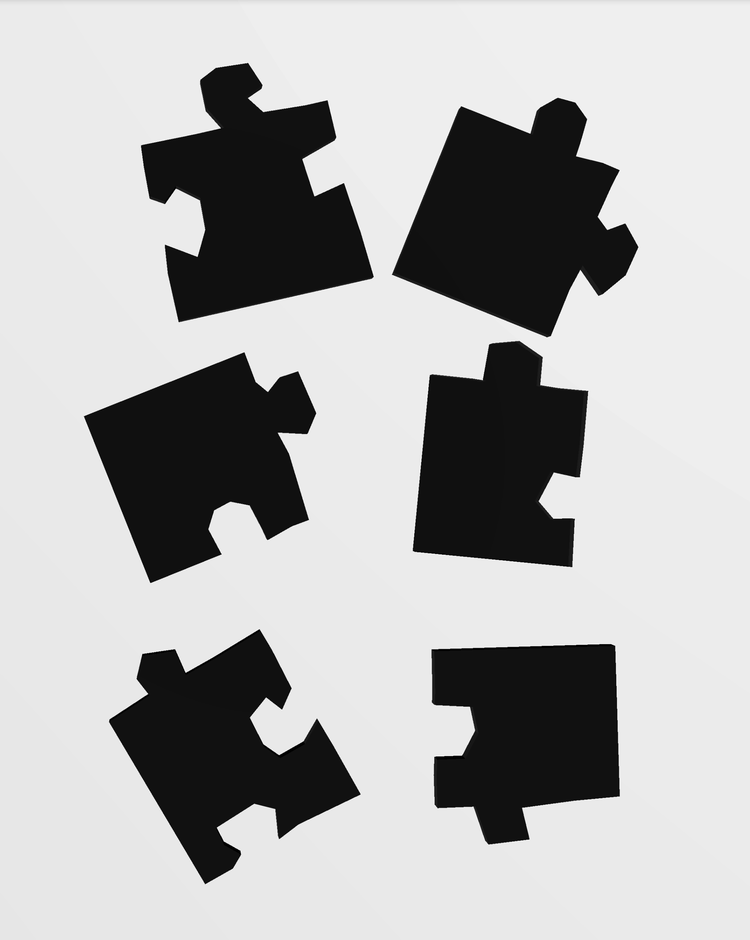
#> input picture data/image-007.png, 750 x 940 px, shrunk from 2064 x 2586 before the run
$ jupyter execute 01_Preprocessing.ipynb
#> lines starting #> are read from the running program, lines starting #| are printed output that depends on the picture; after the words box and inside, x2 and y2 are one past the last pixel; in counts of white or black regions, pixels touching at a corner belong together
# 01 - Image Preprocessing

## Übersicht
Hier wird versucht die vorgebenen Rohbilder auf die Vearbeitung zu vorbereiten. Es würden folgende Ansätze versucht:

1. **Grayscale Conversion** - RGB → Graustufen
2. **Noise Reduction** - Gaussian Blur
3. **Thresholding** - Graustufen → Binär (0/255)
4. **Morphological Operations** - Artefakte entfernen

### Installation von packages

[cell 1]
import cv2
import numpy as np
import matplotlib.pyplot as plt
import sys

### Bild laden

[cell 2]
image_path = '../data/image-007.png'
image = cv2.imread(image_path)
#> image is the input picture: shape (940, 750, 3); mean B, G, R 176, 176, 176

plt.imshow(cv2.cvtColor(image, cv2.COLOR_BGR2RGB))
plt.title('Original Image', fontsize=16)
plt.axis('off')
plt.show()

print(f'Shape: {image.shape}')
#| Shape: (940, 750, 3)

### 1. Grayscale Conversion

Da viele Algorithmen auf Graustufenbilder arbeiten, da sie auf intensitätsbasiert Informationen stammen.

[cell 3]
gray = cv2.cvtColor(image, cv2.COLOR_BGR2GRAY)

fig, axes = plt.subplots(1, 2, figsize=(12, 5))
axes[0].imshow(cv2.cvtColor(image, cv2.COLOR_BGR2RGB))
axes[0].set_title('RGB', fontsize=14)
axes[0].axis('off')

axes[1].imshow(gray, cmap='gray')
axes[1].set_title('Grayscale', fontsize=14)
axes[1].axis('off')

plt.tight_layout()
plt.show()
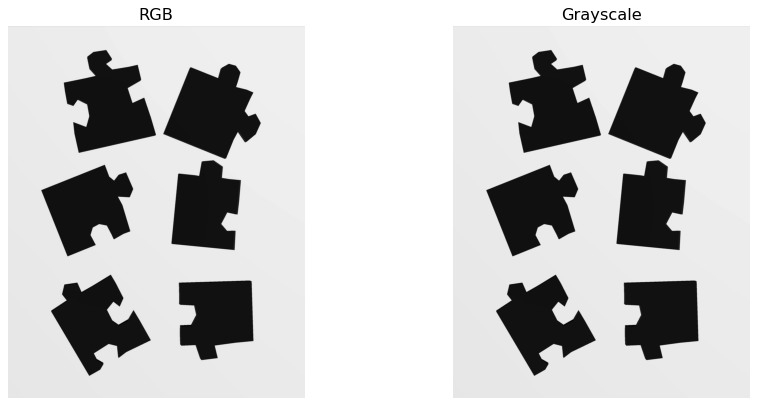
#> figure drawn by matplotlib, 2 panels

### 2. Noise Reduction - Gaussian Blur

Bei der Noise Reduction haben wir festgestellt dass Gaussian Blur wird bevorzugt, weil er Rauschen effektiv glättet, ohne Kanten stark zu verzerren, und weil seine gaussförmige Gewichtung ein natürliches, artefaktfreies Ergebnis liefert, das optimal für weitere Bildverarbeitungsschritte ist. Zudem wurde festgestellt beim Detailgehalt auf 5x5 (Default) zu bleiben, da es eine Ausgewogene Glättung zurückgibt.

[cell 4]
blur_3 = cv2.GaussianBlur(gray, (3, 3), 0)
blur_5 = cv2.GaussianBlur(gray, (5, 5), 0)
blur_7 = cv2.GaussianBlur(gray, (7, 7), 0)

fig, axes = plt.subplots(1, 4, figsize=(16, 4))
axes[0].imshow(gray, cmap='gray')
axes[0].set_title('Original')
axes[1].imshow(blur_3, cmap='gray')
axes[1].set_title('3x3')
axes[2].imshow(blur_5, cmap='gray')
axes[2].set_title('5x5')
axes[3].imshow(blur_7, cmap='gray')
axes[3].set_title('7x7')

for ax in axes:
    ax.axis('off')
plt.tight_layout()
plt.show()
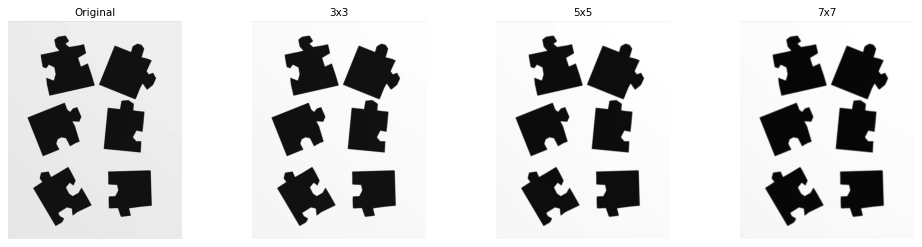
#> figure drawn by matplotlib, 4 panels

### 3. Thresholding
Beim Thresholding trennt man das Bild in Vorder- und Hintergrund, wobei sich zeigt, dass ein fixer Wert oft unzuverlässig ist, da er stark von der Beleuchtung abhängt. Otsu’s Methode liefert hier meist bessere Ergebnisse, weil sie den optimalen Schwellwert automatisch aus dem Histogramm bestimmt. Für Bereiche mit ungleichmäßiger Helligkeit eignet sich zudem das adaptive Thresholding, das lokale Schwellen berechnet und dadurch auch feine Strukturen stabil erfasst.

[cell 5]
blurred = cv2.GaussianBlur(gray, (5, 5), 0)

_, thresh_fixed = cv2.threshold(blurred, 127, 255, cv2.THRESH_BINARY)
#> thresh_fixed: shape (940, 750); 73% white; 6 black regions, box (x1, y1, x2, y2) and area: (393, 98, 638, 337) 35787, (141, 63, 373, 322) 34484, (84, 353, 316, 583) 31588, (109, 630, 360, 884) 30760, (413, 341, 588, 567) 29009, (432, 644, 620, 844) 28854
otsu_val, thresh_otsu = cv2.threshold(blurred, 0, 255, cv2.THRESH_BINARY + cv2.THRESH_OTSU)
#> thresh_otsu: shape (940, 750); 73% white; 6 black regions, box (x1, y1, x2, y2) and area: (393, 98, 638, 337) 35774, (141, 63, 373, 322) 34468, (84, 353, 316, 583) 31573, (109, 630, 360, 884) 30750, (413, 341, 588, 567) 28997, (432, 644, 620, 844) 28847
#> otsu_val = 126
thresh_adaptive = cv2.adaptiveThreshold(blurred, 255, cv2.ADAPTIVE_THRESH_GAUSSIAN_C, cv2.THRESH_BINARY, 11, 2)
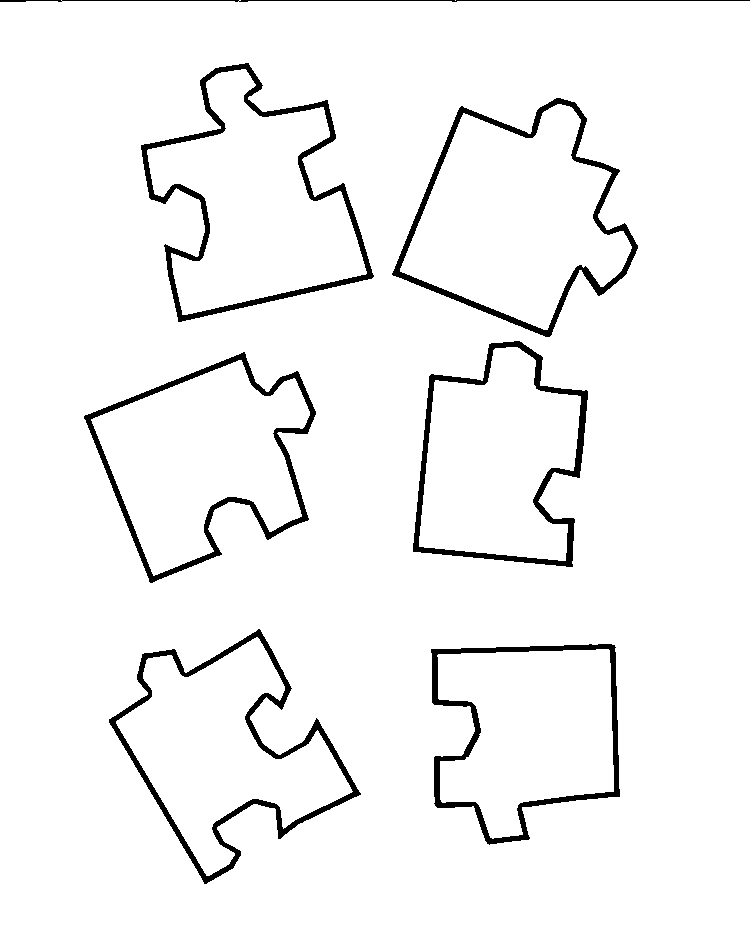
#> thresh_adaptive: shape (940, 750); 95.9% white; 7 black regions, largest, box (x1, y1, x2, y2) and area: (141, 63, 374, 322) 5457, (109, 629, 361, 884) 5180, (392, 98, 638, 337) 4679

fig, axes = plt.subplots(1, 3, figsize=(15, 5))
axes[0].imshow(thresh_fixed, cmap='gray')
axes[0].set_title('Fixed (T=127)')
axes[1].imshow(thresh_otsu, cmap='gray')
axes[1].set_title(f'OTSU (T={otsu_val:.0f})')
axes[2].imshow(thresh_adaptive, cmap='gray')
axes[2].set_title('Adaptive')

for ax in axes:
    ax.axis('off')
plt.tight_layout()
plt.show()
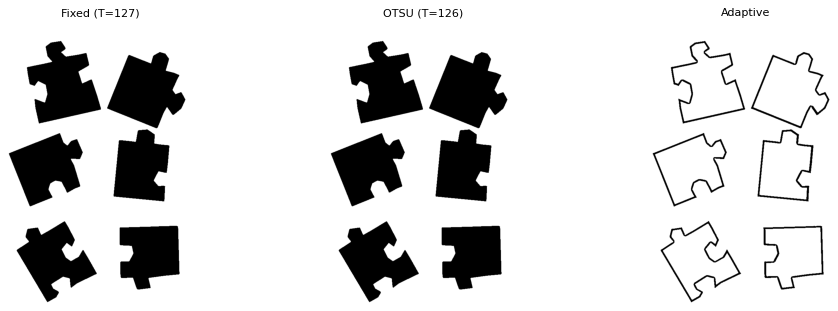
#> figure drawn by matplotlib, 3 panels

print(f'OTSU auto-selected threshold: {otsu_val:.1f}')
#| OTSU auto-selected threshold: 126.0

### 4. Morphological Operations
Morphological Operations helfen dabei, die binäre Maske weiter zu bereinigen: Opening entfernt kleine helle Störpunkte, während Closing kleine dunkle Lücken füllt. Für besonders unruhige Masken kann eine Kombination aus Opening + Closing ein sehr sauberes Ergebnis liefern. In unserem Fall wurde die finale Kombination jedoch nicht verwendet, weil sie die Puzzle-Kontur leicht glättete und dadurch feine Details an den Kanten verloren gingen – was für die spätere Formanalyse unerwünscht gewesen wäre.

[cell 6]
kernel = np.ones((3, 3), np.uint8)

opened = cv2.morphologyEx(thresh_otsu, cv2.MORPH_OPEN, kernel, iterations=1)
#> opened: shape (940, 750); 73% white; 6 black regions, box (x1, y1, x2, y2) and area: (393, 98, 638, 337) 35778, (141, 63, 373, 322) 34472, (84, 353, 316, 583) 31573, (109, 630, 360, 884) 30757, (413, 341, 588, 567) 29001, (432, 644, 620, 844) 28848
closed = cv2.morphologyEx(thresh_otsu, cv2.MORPH_CLOSE, kernel, iterations=1)
#> closed: shape (940, 750); 73% white; 6 black regions, box (x1, y1, x2, y2) and area: (393, 98, 638, 337) 35772, (141, 63, 373, 322) 34465, (85, 353, 316, 582) 31571, (109, 630, 360, 883) 30745, (413, 341, 588, 567) 28996, (432, 644, 620, 844) 28847
final = cv2.morphologyEx(opened, cv2.MORPH_CLOSE, kernel, iterations=1)
#> final: shape (940, 750); 73% white; 6 black regions, box (x1, y1, x2, y2) and area: (393, 98, 638, 337) 35776, (141, 63, 373, 322) 34469, (85, 353, 316, 582) 31571, (109, 630, 360, 883) 30752, (413, 341, 588, 567) 29000, (432, 644, 620, 844) 28848

fig, axes = plt.subplots(1, 4, figsize=(16, 4))
axes[0].imshow(thresh_otsu, cmap='gray')
axes[0].set_title('OTSU Binary')
axes[1].imshow(opened, cmap='gray')
axes[1].set_title('Opening')
axes[2].imshow(closed, cmap='gray')
axes[2].set_title('Closing')
axes[3].imshow(final, cmap='gray')
axes[3].set_title('Open+Close')

for ax in axes:
    ax.axis('off')
plt.tight_layout()
plt.show()

### 5. Adaptive Threshold für dunkles Material (PMMA Carbon)
Für dunkle Materialien wie PMMA Carbon, das matt und lichtschluckend ist, stößt Otsu's Methode an ihre Grenzen, da das Histogramm keinen klaren bimodalen Kontrast aufweist. Die Kombination aus CLAHE und adaptivem Thresholding bietet hier einen robusteren Ansatz: Verstärkt zunächst lokal den Kontrast, während das adaptive Thresholding anschließend mit lokalen Schwellwerten arbeitet und so auch bei ungleichmäßiger Beleuchtung zuverlässige Ergebnisse liefert.

Da aktuell nur ein Simulator umgesetzt wird, ist diese Methode nicht sinnvoll testbar – sie wurde jedoch als vielversprechende Option für den späteren Einsatz mit echtem PMMA Carbon dokumentiert

[cell 7]
def adaptive_threshold_clahe(image, clip_limit=2.0, block_size=11):
    # Convert to grayscale
#> called with clip_limit = 2, block_size = 11
    gray = cv2.cvtColor(image, cv2.COLOR_BGR2GRAY)

    # CLAHE: Kontrastverstärkung
    clahe = cv2.createCLAHE(clipLimit=clip_limit, tileGridSize=(8, 8))
    enhanced = clahe.apply(gray)

    # Adaptive Threshold
    binary = cv2.adaptiveThreshold(
        enhanced, 255,
        cv2.ADAPTIVE_THRESH_GAUSSIAN_C,
        cv2.THRESH_BINARY_INV,
        blockSize=block_size,
        C=2
    )
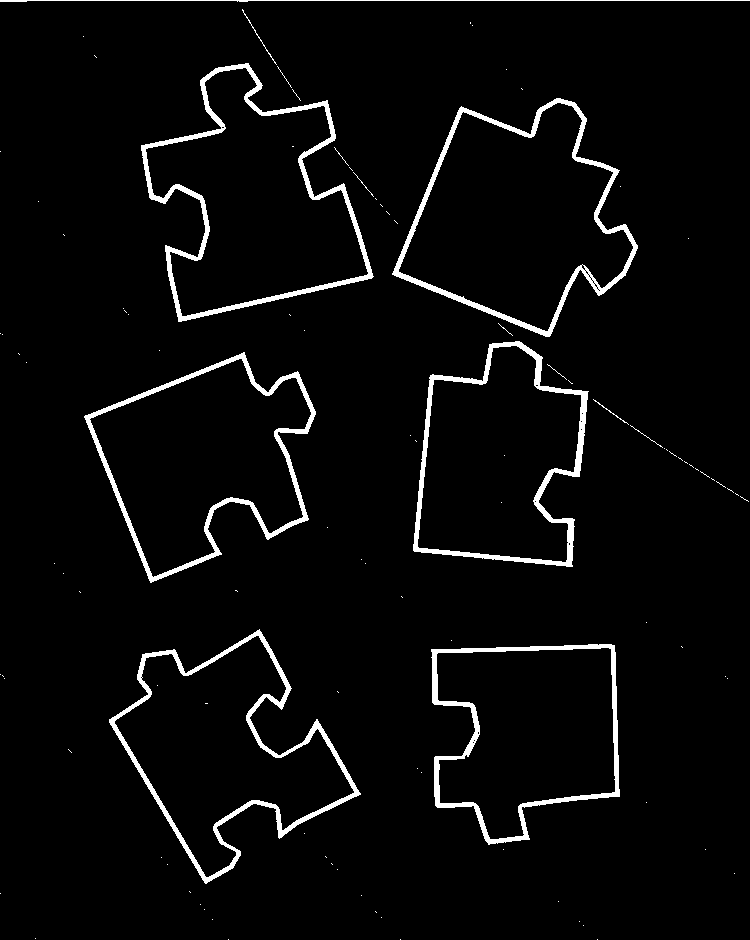
#> binary: shape (940, 750); 3.8% white; 108 white regions (94 under 20 px), largest, box (x1, y1, x2, y2) and area: (141, 63, 374, 322) 4927, (109, 629, 361, 884) 4557, (392, 98, 638, 337) 4239

    return binary, enhanced

# Anwendung
adaptive_binary, enhanced_gray = adaptive_threshold_clahe(image)

# Vergleich: OTSU vs Adaptive CLAHE
fig, axes = plt.subplots(2, 3, figsize=(18, 12))

axes[0, 0].imshow(cv2.cvtColor(image, cv2.COLOR_BGR2RGB))
axes[0, 0].set_title('Original (PMMA Carbon Simulation)', fontsize=12)
axes[0, 0].axis('off')

axes[0, 1].imshow(gray, cmap='gray')
axes[0, 1].set_title('Standard Grayscale', fontsize=12)
axes[0, 1].axis('off')

axes[0, 2].imshow(enhanced_gray, cmap='gray')
axes[0, 2].set_title('CLAHE Enhanced', fontsize=12)
axes[0, 2].axis('off')

# Histogramme
axes[1, 0].hist(gray.ravel(), bins=256, range=[0, 256], color='gray', alpha=0.7)
axes[1, 0].set_title('Histogram: Original', fontsize=12)
axes[1, 0].set_xlabel('Pixel Intensity')
axes[1, 0].set_ylabel('Frequency')

axes[1, 1].imshow(thresh_otsu, cmap='gray')
axes[1, 1].set_title(f'OTSU Threshold (T={otsu_val:.0f})', fontsize=12)
axes[1, 1].axis('off')

axes[1, 2].imshow(adaptive_binary, cmap='gray')
axes[1, 2].set_title('Adaptive CLAHE Threshold', fontsize=12)
axes[1, 2].axis('off')

plt.tight_layout()
plt.show()
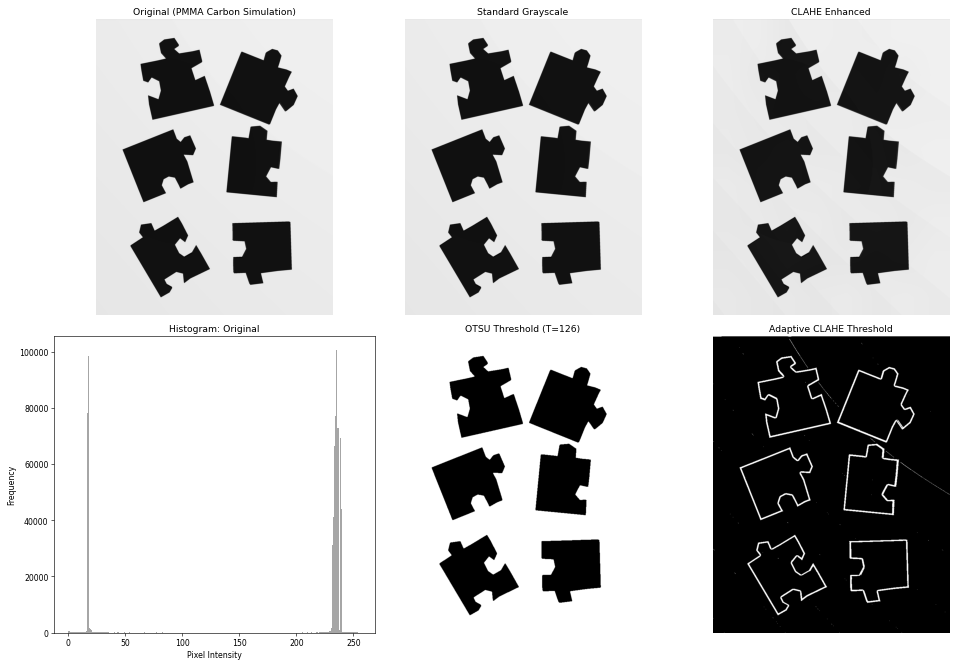
#> figure drawn by matplotlib, 6 panels; panel 4: tallest bar 100596 high, from x = 235 to 236

$ run again, with data/image-003.png copied over data/image-007.png
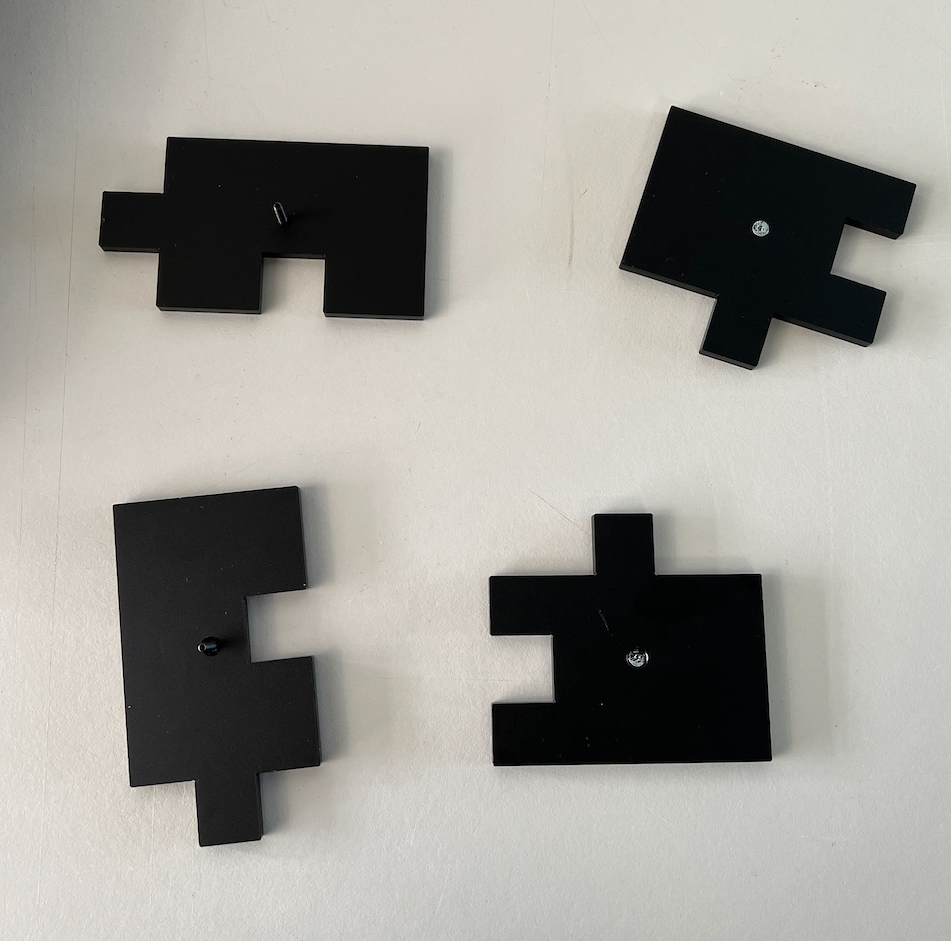
#> input picture data/image-003.png, 951 x 941 px
#> image is the input picture: shape (941, 951, 3); mean B, G, R 150.9, 157.2, 159
#| Shape: (941, 951, 3)
#> `_, thresh_fixed = cv2.threshold(blurred, 127, 255, cv2.THRESH_BINARY)`:
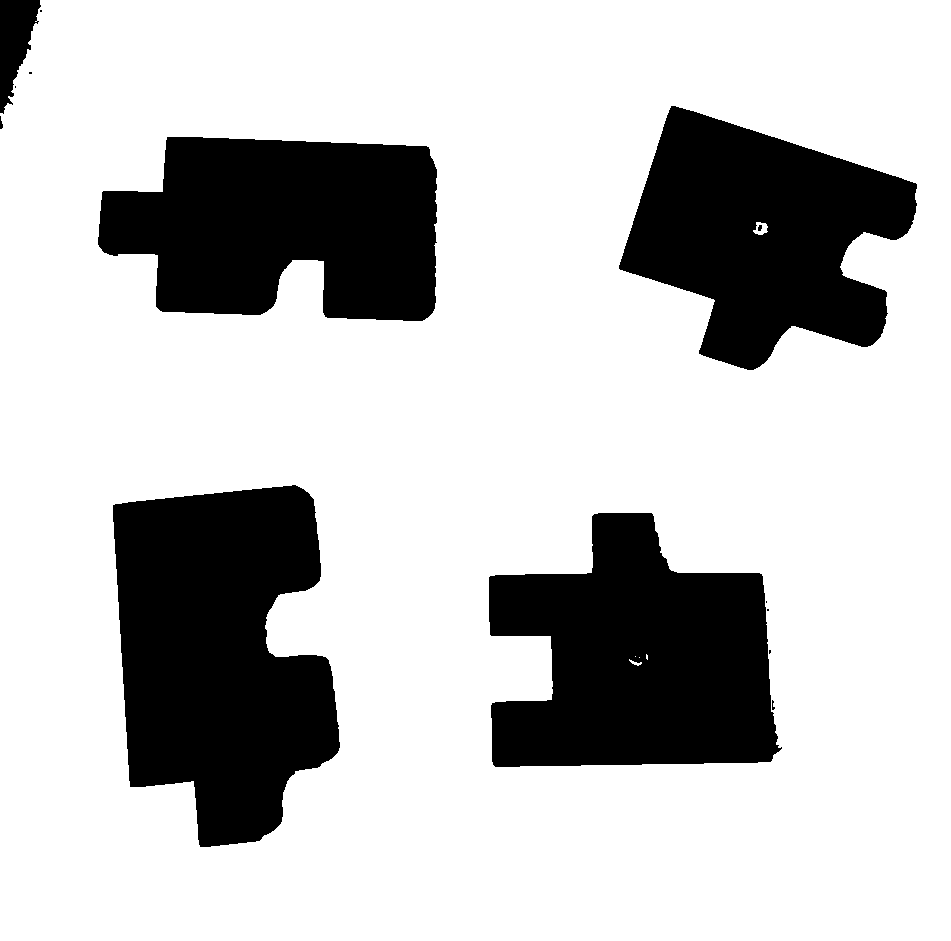
#> thresh_fixed: shape (941, 951); 76.2% white; 14 black regions (7 under 20 px), largest, box (x1, y1, x2, y2) and area: (113, 485, 340, 847) 60371, (489, 513, 782, 767) 53365, (98, 137, 437, 321) 49320
#> thresh_otsu: shape (941, 951); 77.4% white; 6 black regions (2 under 20 px), largest, box (x1, y1, x2, y2) and area: (113, 486, 330, 847) 57012, (489, 513, 773, 766) 52241, (98, 137, 430, 321) 47520, (619, 106, 917, 370) 45751
#> otsu_val = 108
#> thresh_adaptive: shape (941, 951); 94.4% white; 6159 black regions (6052 under 20 px), largest, box (x1, y1, x2, y2) and area: (489, 513, 772, 767) 6144, (99, 137, 437, 321) 5963, (619, 105, 917, 371) 5743
#| OTSU auto-selected threshold: 108.0
#> opened: shape (941, 951); 77.4% white; 5 black regions (1 under 20 px), largest, box (x1, y1, x2, y2) and area: (113, 486, 330, 847) 57028, (489, 513, 773, 766) 52277, (98, 137, 430, 321) 47523, (619, 106, 917, 370) 45754
#> closed: shape (941, 951); 77.4% white; 4 black regions, box (x1, y1, x2, y2) and area: (113, 486, 330, 847) 57005, (489, 513, 773, 766) 52237, (98, 137, 430, 321) 47520, (620, 106, 916, 370) 45744
#> final: shape (941, 951); 77.4% white; 4 black regions, box (x1, y1, x2, y2) and area: (113, 486, 330, 847) 57024, (489, 513, 773, 766) 52273, (98, 137, 430, 321) 47523, (620, 106, 916, 370) 45747
#> in adaptive_threshold_clahe, `binary = cv2.adaptiveThreshold( enhanced, 255, cv2.ADAPTIVE_THRESH_GAU..`:
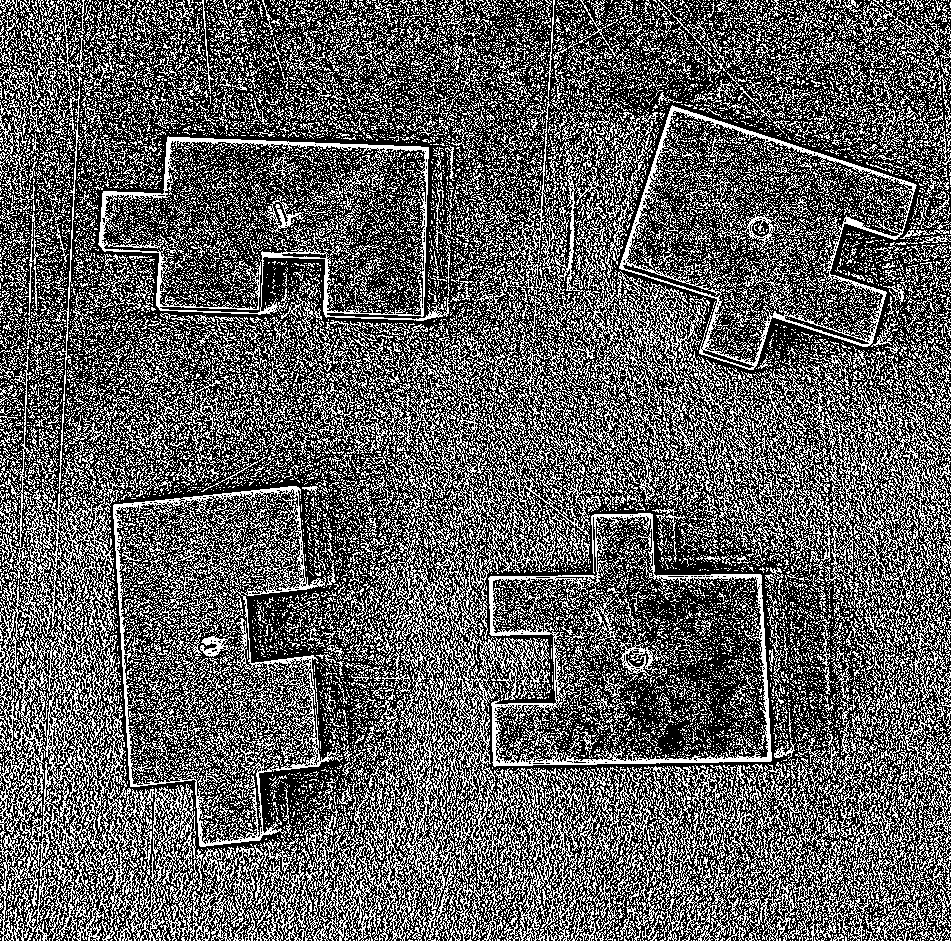
#> binary: shape (941, 951); 36.8% white in thin lines or dots
